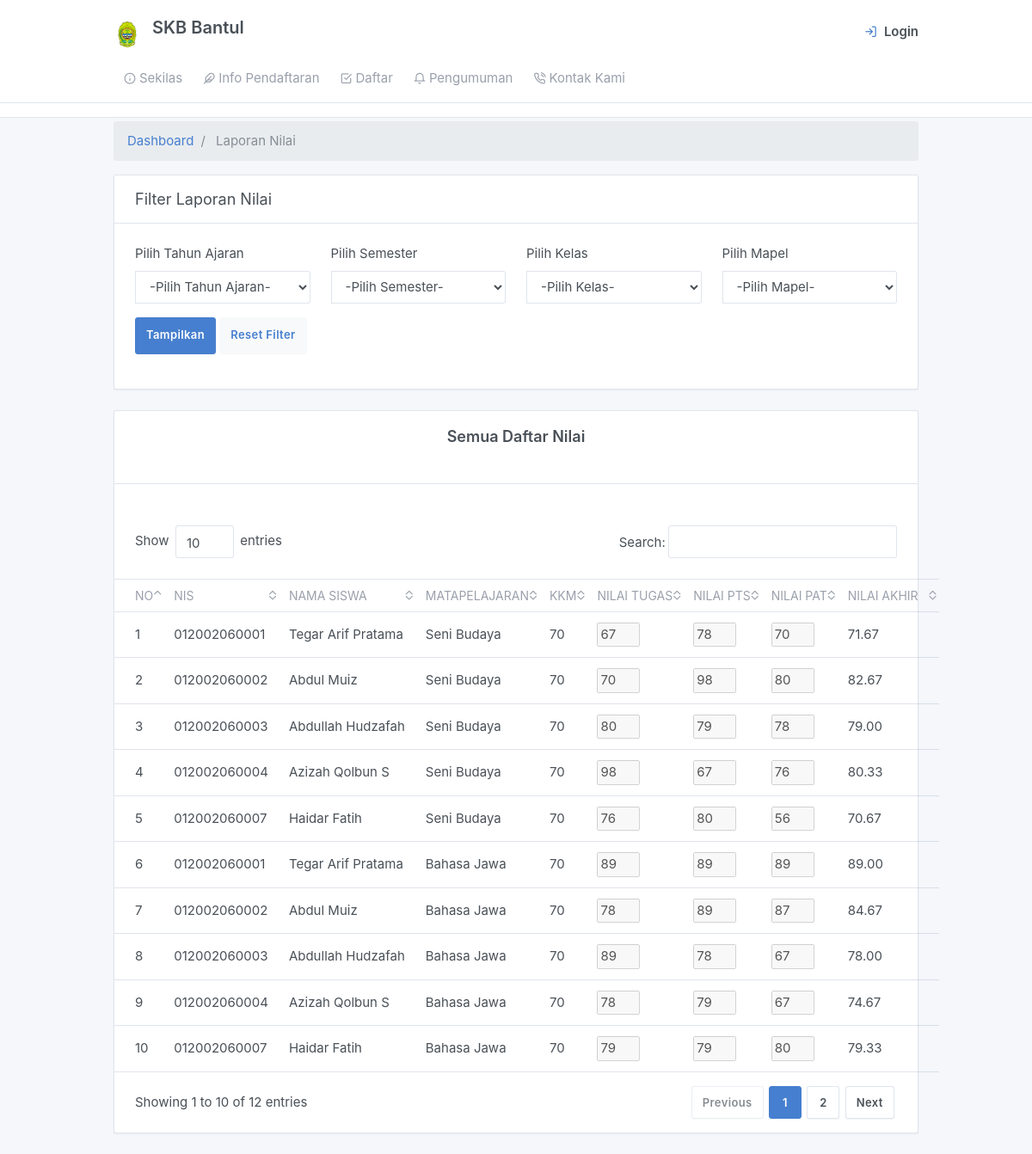
The app's page /admin/lap_nilai.php (signed in), older data.
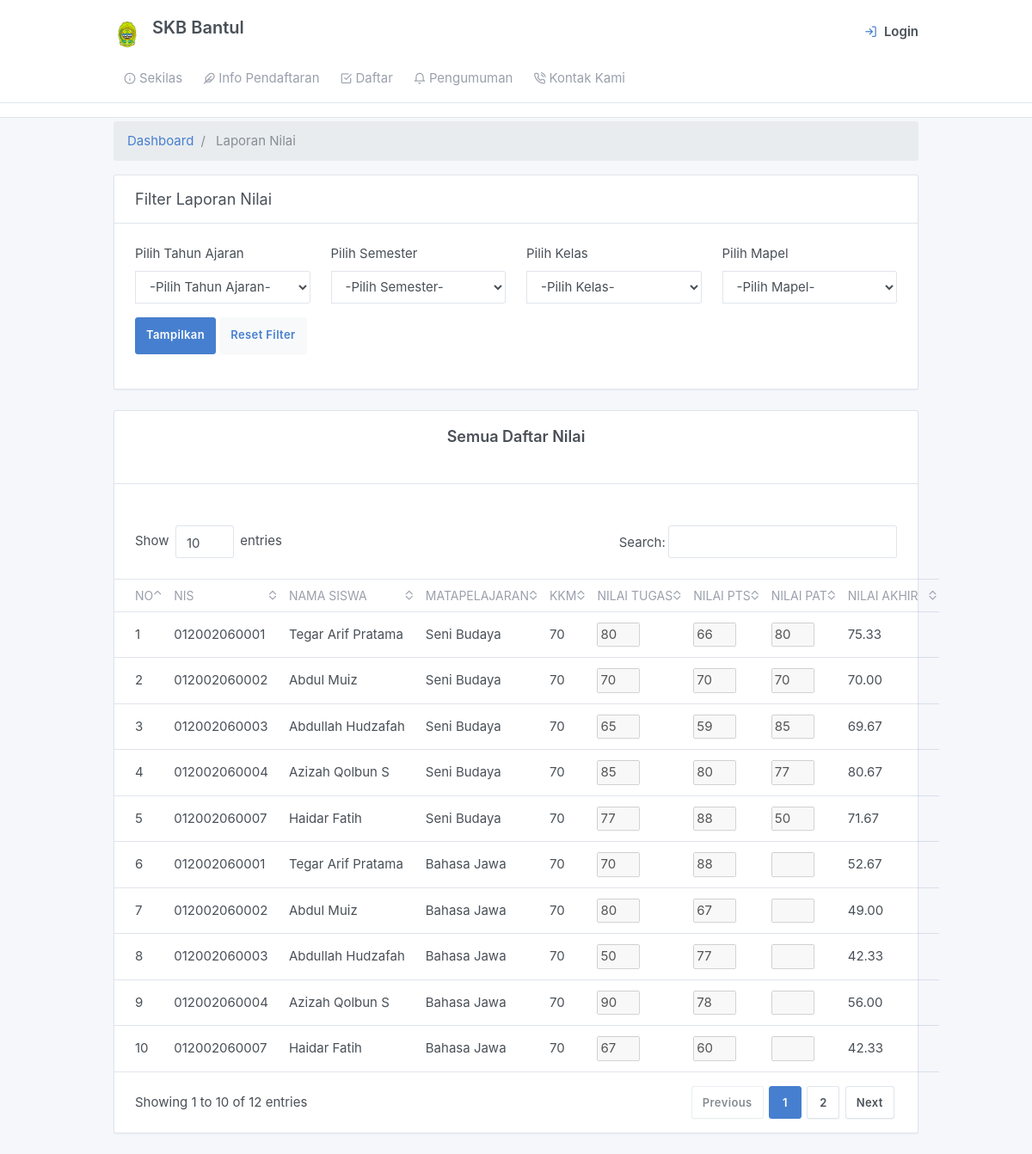
The same page, newer data.
### tables this page shows
CREATE TABLE `tb_nilai` (
  `nilai_id` int(11) NOT NULL,
  `nis` char(12) NOT NULL,
  `rombel_id` int(11) NOT NULL,
  `kelas_id` int(11) NOT NULL,
  `ta_id` int(11) DEFAULT NULL,
  `semester_id` int(11) DEFAULT NULL,
  `mapel_id` int(11) NOT NULL,
  `nilai_tugas` varchar(10) DEFAULT NULL,
  `nilai_pts` varchar(10) DEFAULT NULL,
  `nilai_pas_pat` varchar(10) DEFAULT NULL,
  `status` varchar(15) NOT NULL
);

CREATE TABLE `tb_siswa` (
  `nis` char(12) NOT NULL,
  `no_pendaftar` varchar(50) NOT NULL,
  `nama_siswa` varchar(50) NOT NULL,
  `siswa_status` enum('Aktif','Tidak Aktif','','') NOT NULL
);

CREATE TABLE `tb_mapel` (
  `mapel_id` int(11) NOT NULL,
  `mapel_kode` char(10) NOT NULL,
  `mapel_nama` varchar(50) NOT NULL,
  `mapel_kkm` set('70') NOT NULL,
  `paket_id` int(11) NOT NULL
);

### admin/lap_nilai.php (the view, shortened to what the changed rows need)
<div class="my-3 my-md-1">
  <div class="container">
      <div class="">
								 <?php
                        		include '../config/connection.php';
                      		 ?>
		<div class="card">
			<table border="0px" style="border-collapse: collapse;" class="table card-table table-vcenter text-nowrap datatable" >
              <thead>
                <tr>
                    <th>No</th>
                    <th>NIS</th>
                    <th>Nama Siswa</th>
                    <th>Matapelajaran</th>
                    <th>KKM</th>
                    <th>Nilai Tugas</th>
                    <th>Nilai PTS</th>
                    <?php if ($_GET['semester']=="Ganjil") {?>
                    <th>Nilai PAS</th>
                    <?php } else {?>
                      <th>Nilai PAT</th>
                    <?php }?>
                    <th>Nilai Akhir</th>
                 </tr>
              </thead>
              <tbody>
             <?php
                $no=1;
                if (isset($_GET['cari'])) {
                $kelas 		   = $_GET['kelas'];
                $semester 	 = $_GET['semester'];
				        $ta 		     = $_GET['ta'];
				        $mapel 		   = $_GET['mapel'];
				echo '<h4 style="text-align:center;">Daftar Nilai '.$_GET['kelas'].'<br> Semester '.$_GET['semester'].' Tahun Ajaran '.$_GET['ta'].'</h4>';
        echo '<center><h5>Mata Pelajaran : '.$_GET['mapel'].'</h5></center><hr>';
				echo '&nbsp;&nbsp;&nbsp;&nbsp;&nbsp;&nbsp;<left><a class="btn btn-primary" target="_blank" href="cetak_lap_nilai.php?cari=&ta='.$_GET[ta].'&semester='.$_GET[semester].'&kelas='.$_GET[kelas].'&mapel='.$_GET[mapel].'""">Cetak</a><left>';
				$nilai = mysqli_query($connect, "SELECT tb_nilai.nilai_id, tb_nilai.nis, tb_siswa.nama_siswa, tb_nilai.kelas_id, tb_kelas.kelas_nama, tb_nilai.ta_id, tb_tahunajaran.ta_nama, tb_nilai.semester_id, tb_semester.semester, tb_nilai.mapel_id, tb_mapel.mapel_nama, tb_mapel.mapel_kkm, tb_nilai.nilai_tugas, tb_nilai.nilai_pts, tb_nilai.nilai_pas_pat, tb_nilai.status FROM tb_nilai JOIN tb_siswa ON tb_siswa.nis=tb_nilai.nis JOIN tb_kelas ON tb_kelas.kelas_id=tb_nilai.kelas_id JOIN tb_tahunajaran ON tb_tahunajaran.ta_id=tb_nilai.ta_id JOIN tb_semester ON tb_semester.semester_id=tb_nilai.semester_id JOIN tb_mapel ON tb_mapel.mapel_id=tb_nilai.mapel_id WHERE tb_kelas.kelas_nama='$kelas' AND tb_tahunajaran.ta_nama='$ta' AND tb_semester.semester='$semester' AND tb_mapel.mapel_nama='$mapel'");
				 }else{
				 	$nilai = mysqli_query($connect, "SELECT tb_nilai.nilai_id, tb_nilai.nis, tb_siswa.nama_siswa, tb_nilai.kelas_id, tb_kelas.kelas_nama, tb_nilai.ta_id, tb_tahunajaran.ta_nama, tb_nilai.semester_id, tb_semester.semester, tb_nilai.mapel_id, tb_mapel.mapel_nama, tb_mapel.mapel_kkm, tb_nilai.nilai_tugas, tb_nilai.nilai_pts, tb_nilai.nilai_pas_pat, tb_nilai.status FROM tb_nilai JOIN tb_siswa ON tb_siswa.nis=tb_nilai.nis JOIN tb_kelas ON tb_kelas.kelas_id=tb_nilai.kelas_id JOIN tb_tahunajaran ON tb_tahunajaran.ta_id=tb_nilai.ta_id JOIN tb_semester ON tb_semester.semester_id=tb_nilai.semester_id JOIN tb_mapel ON tb_mapel.mapel_id=tb_nilai.mapel_id");
				 }
				$varTotal = mysqli_num_rows($nilai);
                if ($varTotal>0) {
                while($data_nilai = mysqli_fetch_array($nilai)){
              ?>
         <tr>
		    <td><?php echo $no; ?></td>
		    <td><?php echo $data_nilai['nis']; ?></td>
		    <td><?php echo $data_nilai['nama_siswa']; ?></td>
		    <td><?php echo $data_nilai['mapel_nama']; ?></td>
		    <td><?php echo $data_nilai['mapel_kkm']; ?></td>
		    <td><input disabled type="number" min="0" name="tugas[]" style="width: 50px;" value="<?= $data_nilai['nilai_tugas']?>"  onkeyPress=""></td>
		    <td><input disabled type="number" min="0" name="pts[]"  style="width: 50px;" value="<?= $data_nilai['nilai_pts']?>" onKeyPress=""></td>
		    <td><input disabled type="number" min="0" name="pas[]"  style="width: 50px;" value="<?= $data_nilai['nilai_pas_pat']?>" onKeyPress=""></td>
			<td><?php echo number_format(($data_nilai['nilai_tugas'] + $data_nilai['nilai_pts'] + $data_nilai['nilai_pas_pat'] )/3, 2); ?>
			</td>
		</tr>
           <?php
                      $no++;}
                    }else{
                     ?>
                     <tr>
                            <td colspan="8" align="center" style="padding:10px;"> Laporan Nilai Tidak Ditemukan</td>
                      </tr>
                      <?php
                     }
                      ?>
              </tbody>
            </table>
          </div>
        </div>
      </div>
    </div>
  </div>

Row changes from the older to the newer data that the page shows:
changed tb_nilai (number 1 of 10 on the later page): nilai_tugas "67" → "80"; nilai_pts "78" → "66"; nilai_pas_pat "70" → "80"; nilai_tugas+nilai_pts+nilai_pas_pat "71.67" → "75.33"
changed tb_nilai (number 2 of 10 on the later page): nilai_pts "98" → "70"; nilai_pas_pat "80" → "70"; nilai_tugas+nilai_pts+nilai_pas_pat "82.67" → "70.00"
changed tb_nilai (number 3 of 10 on the later page): nilai_tugas "80" → "65"; nilai_pts "79" → "59"; nilai_pas_pat "78" → "85"; nilai_tugas+nilai_pts+nilai_pas_pat "79.00" → "69.67"
changed tb_nilai (number 4 of 10 on the later page): nilai_tugas "98" → "85"; nilai_pts "67" → "80"; nilai_pas_pat "76" → "77"; nilai_tugas+nilai_pts+nilai_pas_pat "80.33" → "80.67"
changed tb_nilai (number 5 of 10 on the later page): nilai_tugas "76" → "77"; nilai_pts "80" → "88"; nilai_pas_pat "56" → "50"; nilai_tugas+nilai_pts+nilai_pas_pat "70.67" → "71.67"
changed tb_nilai (number 6 of 10 on the later page): nilai_tugas "89" → "70"; nilai_pts "89" → "88"; nilai_pas_pat "89" → (not shown); nilai_tugas+nilai_pts+nilai_pas_pat "89.00" → "52.67"
changed tb_nilai (number 7 of 10 on the later page): nilai_tugas "78" → "80"; nilai_pts "89" → "67"; nilai_pas_pat "87" → (not shown); nilai_tugas+nilai_pts+nilai_pas_pat "84.67" → "49.00"
changed tb_nilai (number 8 of 10 on the later page): nilai_tugas "89" → "50"; nilai_pts "78" → "77"; nilai_pas_pat "67" → (not shown); nilai_tugas+nilai_pts+nilai_pas_pat "78.00" → "42.33"
changed tb_nilai (number 9 of 10 on the later page): nilai_tugas "78" → "90"; nilai_pts "79" → "78"; nilai_pas_pat "67" → (not shown); nilai_tugas+nilai_pts+nilai_pas_pat "74.67" → "56.00"
changed tb_nilai (number 10 of 10 on the later page): nilai_tugas "79" → "67"; nilai_pts "79" → "60"; nilai_pas_pat "80" → (not shown); nilai_tugas+nilai_pts+nilai_pas_pat "79.33" → "42.33"
